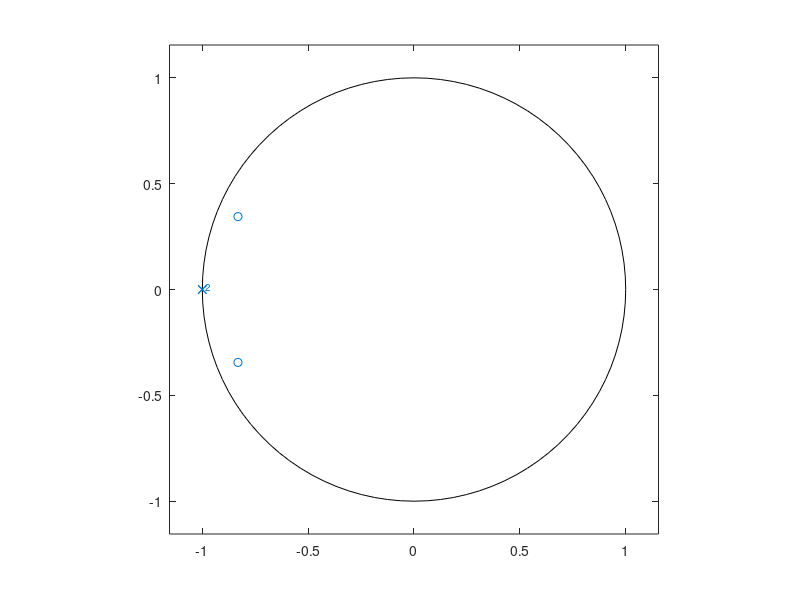
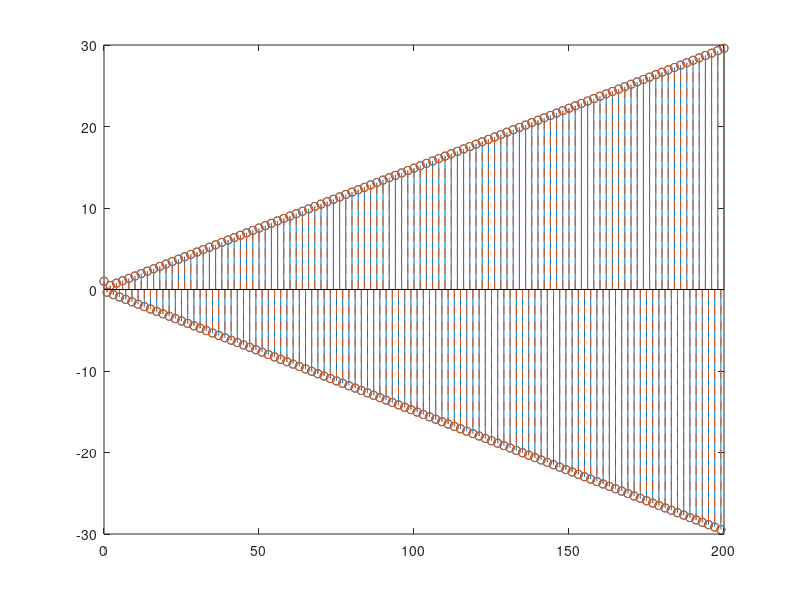

MATLAB code to generate these figures, in order:
close all
clearvars
clc

r = 0.9;
t = pi / 8;
A = [1, 2, 1];
B = [1, 2*r*cos(t), r^2];

zs = roots(B);
ps = roots(A);
n = 0:200;
delta = zeros(size(n));
delta(1) = 1;

h1 = filter(B, A, delta);
[r, p, c] = residuez(B, A);

h2 = zeros(size(n));
h2(1:length(c)) = c;

for i=1:length(r)
   if i > 1 && (p(i) - p(i-1)) < 1e-4
       h2 = h2 + r(i) * (n+1) .* p(i) .^ n;
   else
       h2 = h2 + r(i) * p(i) .^ n;
   end
end

figure(1);
zplane(zs, ps);
grid;

figure(2);
stem(n, h1);
hold on;
stem(n, h2, '--');
